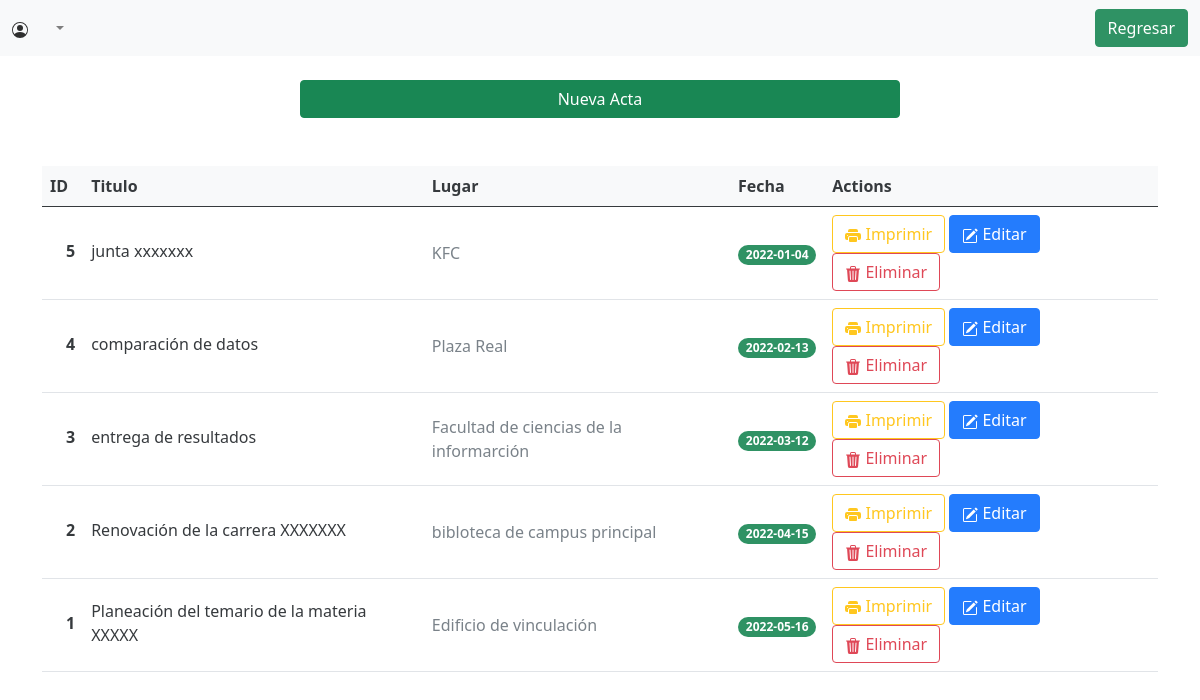
/php/row_actas.php (signed in), run on the app's committed database.
### tables this page shows
CREATE TABLE IF NOT EXISTS `actas` (
  `acta_id` INT NOT NULL AUTO_INCREMENT,
  `acta_fecha` DATE NULL,
  `acta_lugar` VARCHAR(255) NULL,
  `acta_titulo` TEXT NULL,
  PRIMARY KEY (`acta_id`));

### php/row_actas.php (the view, shortened to what this page needs)
<!doctype html>
<html lang="en">
<head>
    <link rel="stylesheet" href="https://cdn.jsdelivr.net/npm/bootstrap@5.0.2/dist/css/bootstrap.min.css">
</head>
<body>
    <nav class="navbar navbar-expand-lg navbar-light bg-light" style="opacity: 0.9;">
        <div class="container-fluid">
            <a class="navbar-brand" href="#">
            </a>
            <div class="collapse navbar-collapse" id="navbarNavDarkDropdown">
                <ul class="navbar-nav">
                    <li class="nav-item dropdown">
                        <a class="nav-link dropdown-toggle" href="#" id="navbarDarkDropdownMenuLink" role="button" data-bs-toggle="dropdown" aria-expanded="false">
                        </a>
                    </li>
                </ul>
            </div>
            <ul class="nav navbar-nav navbar-right">
                <li>
                    <div class="boton2">
                        <button class="btn btn-success" type="button" onclick="window.location.href='../Index.php'">Regresar</button>
                    </div>
                </li>
            </ul>
        </div>
    </nav>
    <br>
    <div class="d-grid gap-2 col-6 mx-auto">
        <button class="btn btn-success" type="button" onclick="window.location.href='CRUD/actas/acta_agregar.php'">Nueva Acta</button>
    </div>
    <?php
    $conexion = include_once "connect.php";
    $resultado = $conexion->query("SELECT * FROM actas ORDER BY acta_id desc");
    $actas = $resultado->fetch_all(MYSQLI_ASSOC);
    ?>
    <div class="container my-5" style="opacity: 0.9;">
        <div class="shadow-4 rounded-5 overflow-hidden">
            <table class="table align-middle mb-0 bg-white">
                <thead class="bg-light">
                    <tr>
                        <th>ID</th>
                        <th>Titulo</th>
                        <th>Lugar</th>
                        <th>Fecha</th>
                        <th>Actions</th>
                    </tr>
                </thead>
                <tbody>
                    <?php
                    foreach ($actas as $acta) { ?>
                        <tr>
                            <td>
                                <div class="d-flex align-items-center">
                                    <div class="ms-3">
                                        <p class="fw-bold mb-1"> <?php echo $acta["acta_id"] ?></p>
                                    </div>
                                </div>
                            </td>
                            <td>
                                <p class="fw-normal mb-1"> <?php echo $acta["acta_titulo"] ?></p>
                            </td>
                            <td>
                                <p class="text-muted mb-0"> <?php echo $acta["acta_lugar"] ?></p>
                            </td>
                            <td> <span class="badge rounded-pill bg-success"> <?php echo $acta["acta_fecha"] ?></span></td>
                            <td>
                                <button type="button" class="btn btn-outline-warning" onclick="window.location.href='CRUD/actas/imprimir.php? id=<?php echo $acta['acta_id']; ?>'">
                                    Imprimir
                                </button>
                                <button type="button" class="btn btn-primary" onclick="window.location.href='../InicioAgregar.php? id=<?php echo $acta['acta_id']; ?>'">
                                    Editar
                                </button>
                                <button type="button" class="btn btn-outline-danger" onclick="window.location.href='CRUD/actas/acta_eliminar.php? id=<?php echo $acta['acta_id']; ?>'">
                                    Eliminar
                                </button>
                            </td>
                        </tr>
                    <?php } ?>
                </tbody>
            </table>
        </div>
    </div>
</body>
</html>

### php/row_actas.php (style rules this page uses)
body { background-image: url(https://s1.1zoom.me/b5149/175/School_White_background_Pencils_Multicolor_568201_1600x1200.jpg);background-position: center center;background-repeat: no-repeat;background-size: cover;background-attachment: fixed; }

### data on the page
actas: acta_id "5", acta_titulo "junta xxxxxxx", acta_lugar "KFC", acta_fecha "2022-01-04"
actas: acta_id "4", acta_titulo "comparación de datos", acta_lugar "Plaza Real", acta_fecha "2022-02-13"
actas: acta_id "3", acta_titulo "entrega de resultados", acta_lugar "Facultad de ciencias de la informarción", acta_fecha "2022-03-12"
actas: acta_id "2", acta_titulo "Renovación de la carrera XXXXXXX", acta_lugar "bibloteca de campus principal", acta_fecha "2022-04-15"
actas: acta_id "1", acta_titulo "Planeación del temario de la materia XXXXX", acta_lugar "Edificio de vinculación", acta_fecha "2022-05-16"
